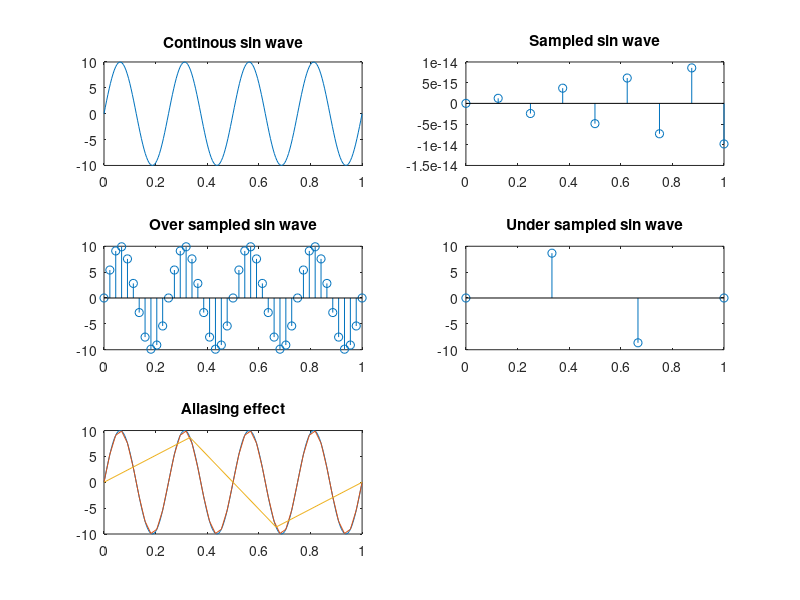

Write the MATLAB code that produced this figure.
%{
1) Sampling
2) Over sampling
3) Under sampling
4) Aliasing effect
%}
clc;
clear all;
close all;

%sin wave :
a = 10;
f = 4;
t = 0:0.005:1;
analogSin = a*sin(2*pi*f*t);
subplot(3,2,1);
plot(t,analogSin);
title('Continous sin wave');

%1) Sampled sin wave with fs = 2*f :
fs = 2*f;
ts = 0:1/fs:1;
sampledSin = a*sin(2*pi*f*ts);
subplot(3,2,2);
grid on;    %grid on displays the major grid lines for the current axes.
stem(ts,sampledSin);
hold on;    %Use hold on to add a second line plot without deleting the existing line plot. The new plot uses the next color and line style based on the ColorOrder and LineStyleOrder properties of the axes.
title('Sampled sin wave');

%2) Over sampled sin wave with fs>2*f : 
fs = 11*f;
ts2 = 0:1/fs:1;
overSampledSin = a*sin(2*pi*f*ts2);
subplot(3,2,3);
stem(ts2,overSampledSin);
title('Over sampled sin wave');

%3) Under sampled sin wave wihe fs<2*f :
fs = 3;
ts3 = 0:1/fs:1;
underSampledSin = a*sin(2*pi*f*ts3);
subplot(3,2,4);
stem(ts3,underSampledSin);
title('Under sampled sin wave');

%4) Aliasing effect :
subplot(3,2,5);
plot(t,analogSin,ts2,overSampledSin,ts3,underSampledSin);
title('Aliasing effect');